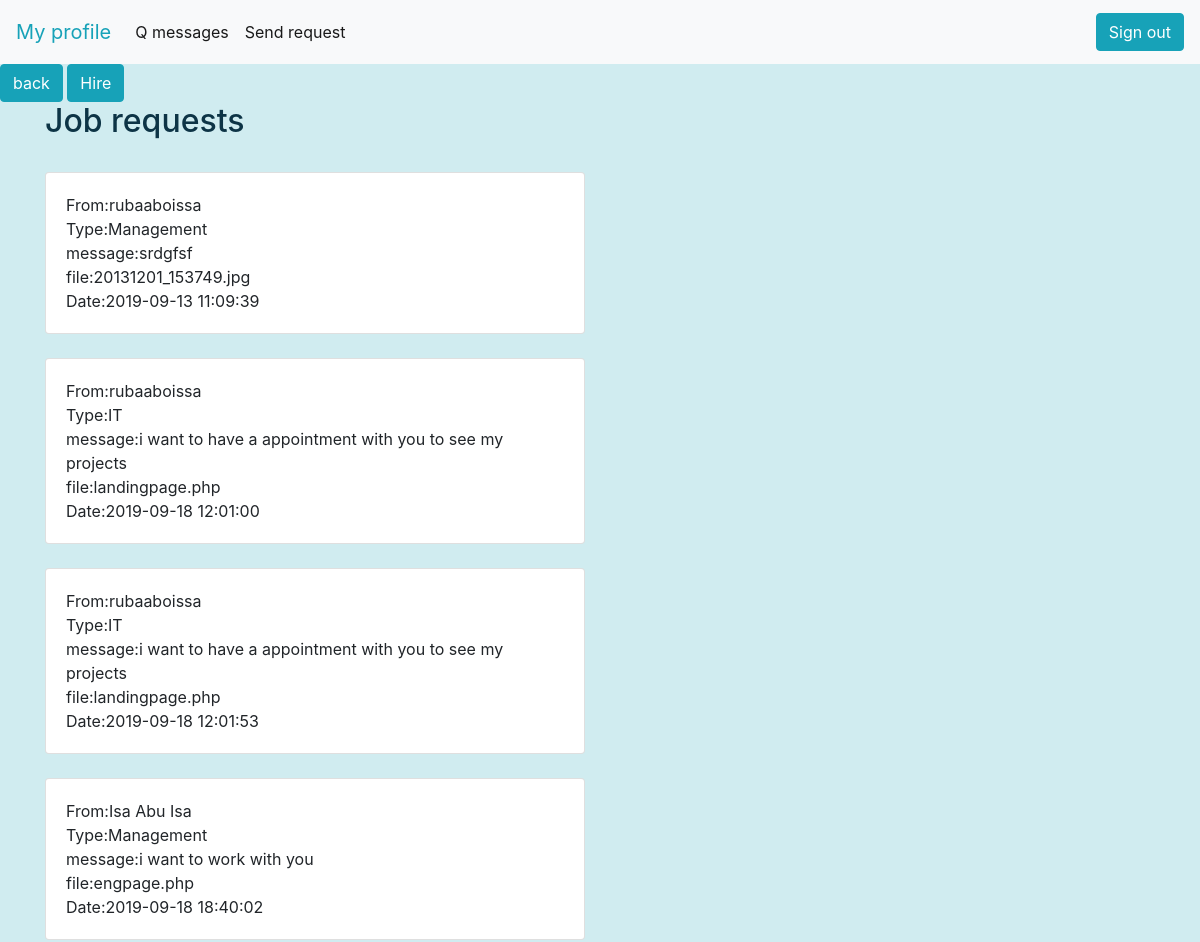
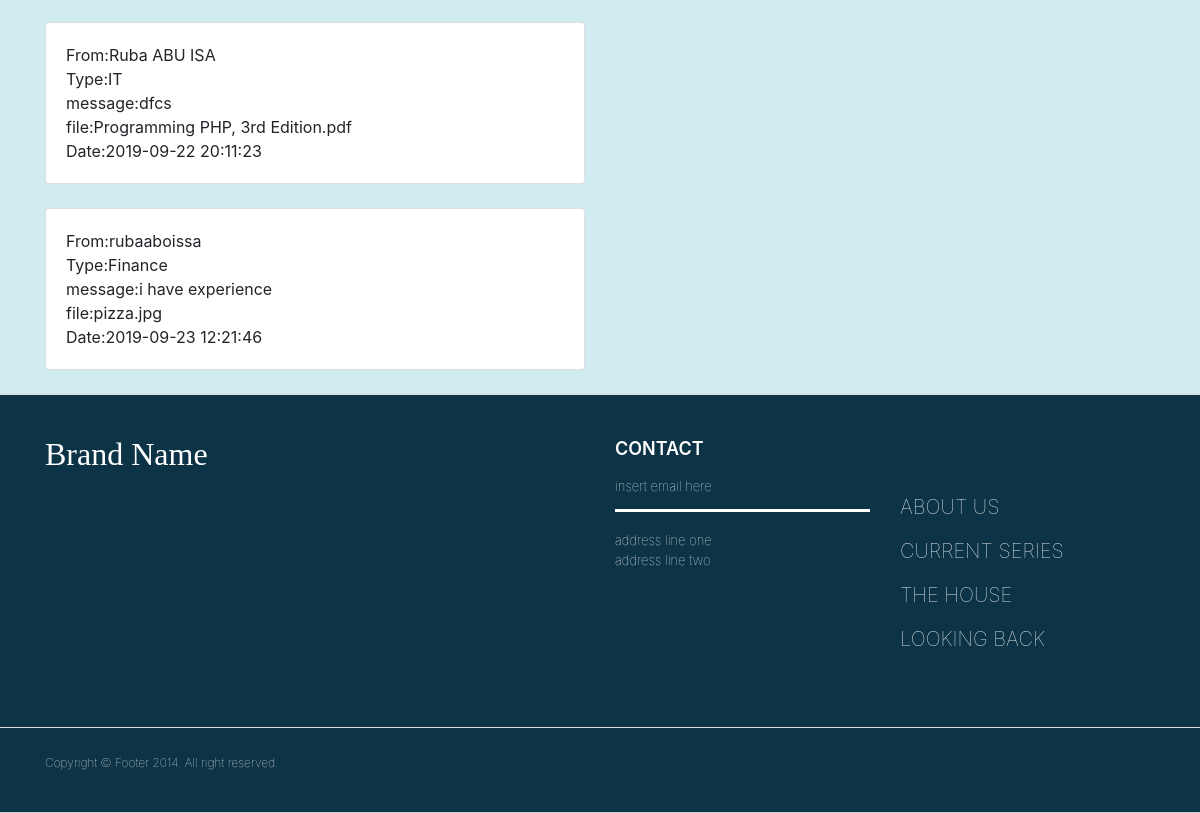
Page /jobRq.php (signed in) on the committed database (2 pictures, top to bottom).
### tables this page shows
CREATE TABLE `employment_app` (
  `employment_id` int(12) NOT NULL,
  `employment_message` text NOT NULL,
  `employment_file` varchar(200) NOT NULL,
  `fk_user_from` int(11) NOT NULL,
  `employment_date` timestamp NOT NULL DEFAULT current_timestamp() ON UPDATE current_timestamp(),
  `fk_type_id` int(11) NOT NULL
);

CREATE TABLE `users` (
  `user_id` int(12) NOT NULL,
  `fullname` varchar(200) NOT NULL,
  `date_of_birth` date NOT NULL,
  `email` varchar(200) NOT NULL,
  `password` varchar(200) NOT NULL,
  `telefon` varchar(200) NOT NULL,
  `address` varchar(200) NOT NULL,
  `gender` enum('f','m') NOT NULL,
  `status` enum('Married','single') NOT NULL,
  `children` varchar(200) NOT NULL,
  `nationality` varchar(200) NOT NULL,
  `education` varchar(200) NOT NULL,
  `date_of_start` timestamp NOT NULL DEFAULT current_timestamp() ON UPDATE current_timestamp(),
  `role` varchar(200) NOT NULL
);

CREATE TABLE `employment_type` (
  `type_id` int(11) NOT NULL,
  `type_name` varchar(100) NOT NULL
);

### jobRq.php (the view, shortened to what this page needs)
<?php
require 'db.php';
?>
<!DOCTYPE html>
<html lang="en">
<head>
<?php require 'header.php'; ?>
</head>
<body class="body">
<?php require 'nav.php'; ?>
<a href="managerpage.php"><button type='button' class='btn btn-info'>back</button></a>
<a href="hire.php"><button type='button' class='btn btn-info'>Hire</button></a>
<div class="container">
 <h2 style="color: #0d3446" >Job requests</h2><br>
<?php
$sql = "SELECT * FROM employment_app
        JOIN users ON fk_user_from=user_id
        JOIN employment_type ON fk_type_id=type_id";
        $result =mysqli_query($conn,$sql);
        if($result->num_rows> 0) {
            while($row = $result->fetch_assoc()) {?>
<div class="row">
    <div class="col-sm-6">
        <div class="card">
            <div class="card-body">
                <span class="card-title">From:</span><?php echo $row['fullname'];?><br>
                <span class="card-text">Type:</span><?php echo $row['type_name'];?><br>
                <span class="card-text">message:</span><?php echo $row['employment_message'];?><br>
                <span class="card-text">file:</span><?php echo $row['employment_file'];?><br>
                <span class="card-text">Date:</span><?php echo $row['employment_date'];?><br>
            </div>
        </div>
                <br>
    </div>
</div>
<?php
}
}
?>
</div>
<?php require 'footer.php'; ?>
</body>
</html>

### jobRq.php (style rules this page uses)
.body { background-color: #d0ecf0 }

### rows in the picture
employment_app: fk_user_from.fullname "rubaaboissa", fk_type.type_name "Management", employment_message "srdgfsf", employment_file "20131201_153749.jpg", employment_date "2019-09-13 11:09:39"
employment_app: fk_user_from.fullname "rubaaboissa", fk_type.type_name "IT", employment_message "i want to have a appointment with you to see my projects", employment_file "landingpage.php", employment_date "2019-09-18 12:01:00"
employment_app: fk_user_from.fullname "rubaaboissa", fk_type.type_name "IT", employment_message "i want to have a appointment with you to see my projects", employment_file "landingpage.php", employment_date "2019-09-18 12:01:53"
employment_app: fk_user_from.fullname "Isa Abu Isa", fk_type.type_name "Management", employment_message "i want to work with you", employment_file "engpage.php", employment_date "2019-09-18 18:40:02"
employment_app: fk_user_from.fullname "Ruba ABU ISA", fk_type.type_name "IT", employment_message "dfcs", employment_file "Programming PHP, 3rd Edition.pdf", employment_date "2019-09-22 20:11:23"
employment_app: fk_user_from.fullname "rubaaboissa", fk_type.type_name "Finance", employment_message "i have experience", employment_file "pizza.jpg", employment_date "2019-09-23 12:21:46"
